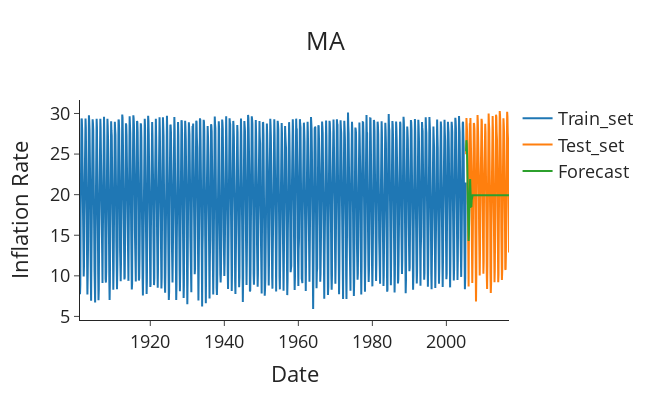

The cell this chart's notebook holds for it:
### Code cell
import plotly.graph_objects as go

def plot_forecasts(forecasts: list[float], title: str) -> None:
    """Function to plot the forecasts."""
    fig = go.Figure()
    fig.add_trace(go.Scatter(x=df_train.index, y=df_train['Temperature - (Celsius)'], name='Train_set'))
    fig.add_trace(go.Scatter(x=df_test.index, y=df_test['Temperature - (Celsius)'], name='Test_set'))
    fig.add_trace(go.Scatter(x=test_set_forecast.index, y=test_set_forecast, name='Forecast'))
    fig.update_layout(template="simple_white", font=dict(size=18), title_text=title,
                      width=650, title_x=0.5, height=400, xaxis_title='Date',
                      yaxis_title='Inflation Rate')

    return fig.show()


# Plot the forecasts
plot_forecasts(test_set_forecast, 'MA')

### Figure 1 — Plotly figure (JSON) as saved in the notebook; plotly's stock layout.template omitted (floating-point values rounded to 4 significant figures; data arrays with more than 128 entries replaced by an {"elided": "..."} marker saying what was removed)
{"data": [{"name": "Train_set", "type": "scatter", "x": {"elided": "1252 str values"}, "y": {"elided": "1252 float values"}}, {"name": "Test_set", "type": "scatter", "x": {"elided": "140 str values"}, "y": {"elided": "140 float values"}}, {"name": "Forecast", "type": "scatter", "x": {"elided": "140 str values"}, "y": {"elided": "140 float values"}}], "layout": {"font": {"size": 18}, "height": 400, "title": {"text": "MA", "x": 0.5}, "width": 650, "xaxis": {"title": {"text": "Date"}}, "yaxis": {"title": {"text": "Inflation Rate"}}}}
